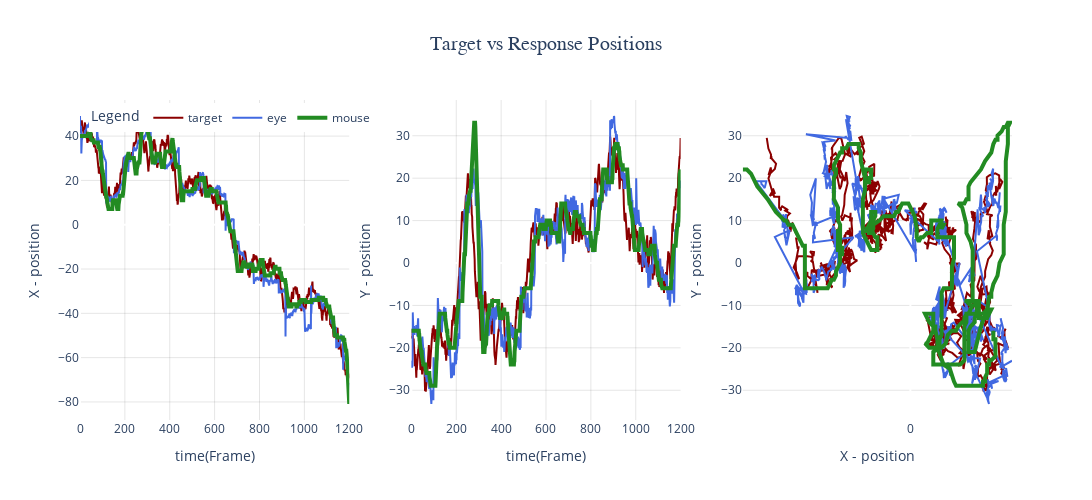

Here is the notebook cell this chart was saved with:
### Code cell
# plotyly plot a figure with subplots of "targetX" vs "eyeX",and "targetY vs "eyeY" using Plotly
import plotly.graph_objects as go
from plotly.subplots import make_subplots

# Create figure with subplots
fig = make_subplots(rows=1, cols=3)
# figsize
fig.update_layout(
    autosize=False,
    width=1200,
    height=500,
)



# Add traces
trialNum=4
fig.add_trace(go.Scatter(x=np.arange(0,1260), y=target[trialNum,:], mode='lines', name=None, line=dict(color='darkred', width=2), showlegend=False), row=1, col=1)
fig.add_trace(go.Scatter(x=np.arange(0,1260), y=eyeResp[trialNum,:], mode='lines', name=None, line=dict(color='royalblue', width=2), showlegend=False), row=1, col=1)
fig.add_trace(go.Scatter(x=np.arange(0,1260), y=targetY[trialNum,:], mode='lines', name=None, line=dict(color='darkred', width=2), showlegend=False), row=1, col=2)
fig.add_trace(go.Scatter(x=np.arange(0,1260), y=eyeRespY[trialNum,:], mode='lines', name=None, line=dict(color='royalblue', width=2), showlegend=False), row=1, col=2)
fig.add_trace(go.Scatter(x=np.arange(0,1260), y=mouseResp[trialNum,:], mode='lines', name=None, line=dict(color='forestgreen', width=4), showlegend=False), row=1, col=1)
fig.add_trace(go.Scatter(x=np.arange(0,1260), y=mouseRespY[trialNum,:], mode='lines', name=None, line=dict(color='forestgreen', width=4), showlegend=False), row=1, col=2)
fig.add_trace(go.Scatter(x=target[trialNum,:], y=targetY[trialNum,:], mode='lines', name='target', line=dict(color='darkred', width=2)), row=1, col=3)
fig.add_trace(go.Scatter(x=eyeResp[trialNum,:], y=eyeRespY[trialNum,:], mode='lines', name='eye', line=dict(color='royalblue', width=2)), row=1, col=3)
fig.add_trace(go.Scatter(x=mouseResp[trialNum,:], y=mouseRespY[trialNum,:], mode='lines', name='mouse', line=dict(color='forestgreen', width=4)), row=1, col=3)
# Update xaxis properties
fig.update_xaxes(title_text="time(Frame)", row=1, col=1)
fig.update_xaxes(range=[-10, 1260], row=1, col=1)
fig.update_xaxes(range=[-10, 1260], row=1, col=2)
fig.update_xaxes(title_text="time(Frame)", row=1, col=2)
fig.update_xaxes(title_text="X - position", row=1, col=3)

# Update xaxis properties
fig.update_xaxes(title_text="time(Frame)", row=1, col=1, range=[0, 1200], dtick=200)
fig.update_xaxes(title_text="time(Frame)", row=1, col=2, range=[0, 1200], dtick=200)
fig.update_xaxes(title_text="X - position", row=1, col=3, dtick=200)
# Update yaxis properties
fig.update_yaxes(title_text="X - position", row=1, col=1)
fig.update_yaxes(title_text="Y - position", row=1, col=2)
fig.update_yaxes(title_text="Y - position", row=1, col=3)


fig.update_layout(
    plot_bgcolor='white',
    # paper_bgcolor='black'
    # add grid
    xaxis=dict(showgrid=True, gridwidth=1, gridcolor='rgba(0,0,0,0.1)'),
    yaxis=dict(showgrid=True, gridwidth=1, gridcolor='rgba(0,0,0,0.1)'),
    # grid needs to be in each subplot
    xaxis2=dict(showgrid=True, gridwidth=1, gridcolor='rgba(0,0,0,0.1)'),
    yaxis2=dict(showgrid=True, gridwidth=1, gridcolor='rgba(0,0,0,0.1)'),
    xaxis3=dict(showgrid=True, gridwidth=1, gridcolor='rgba(0,0,0,0.1)'),
    yaxis3=dict(showgrid=True, gridwidth=1, gridcolor='rgba(0,0,0,0.1)')

)

# # legend name label is target, eye, mouse
fig.update_layout(legend_title_text='Legend')
fig.update_layout(legend=dict(yanchor="top", y=0.99, xanchor="left", x=0.01))
fig.update_layout(legend=dict(orientation="h"))
# fig.update_layout(legend=dict(x=0.5, y=1.2))
# fig.update_layout(legend=dict(x=0.5, y=1.2, bgcolor='rgba(0,0,0,0)'))
# fig.update_layout(legend=dict(x=0.5, y=1.2, bgcolor='rgba(0,0,0,0)', bordercolor='black', borderwidth=2))

# # title
fig.update_layout(title_text="Target vs Response Positions", title_x=0.5, title_font_size=20, title_font_family="Arial")

fig.show()

### Figure 1 — Plotly figure (JSON) as saved in the notebook; plotly's stock layout.template omitted (floating-point values rounded to 4 significant figures; data arrays with more than 128 entries replaced by an {"elided": "..."} marker saying what was removed)
{"data": [{"line": {"color": "darkred", "width": 2}, "mode": "lines", "showlegend": false, "type": "scatter", "x": {"elided": "1260 int values"}, "xaxis": "x", "y": {"elided": "1201 float values"}, "yaxis": "y"}, {"line": {"color": "royalblue", "width": 2}, "mode": "lines", "showlegend": false, "type": "scatter", "x": {"elided": "1260 int values"}, "xaxis": "x", "y": {"elided": "1201 float values"}, "yaxis": "y"}, {"line": {"color": "darkred", "width": 2}, "mode": "lines", "showlegend": false, "type": "scatter", "x": {"elided": "1260 int values"}, "xaxis": "x2", "y": {"elided": "1201 float values"}, "yaxis": "y2"}, {"line": {"color": "royalblue", "width": 2}, "mode": "lines", "showlegend": false, "type": "scatter", "x": {"elided": "1260 int values"}, "xaxis": "x2", "y": {"elided": "1201 float values"}, "yaxis": "y2"}, {"line": {"color": "forestgreen", "width": 4}, "mode": "lines", "showlegend": false, "type": "scatter", "x": {"elided": "1260 int values"}, "xaxis": "x", "y": {"elided": "1201 float values"}, "yaxis": "y"}, {"line": {"color": "forestgreen", "width": 4}, "mode": "lines", "showlegend": false, "type": "scatter", "x": {"elided": "1260 int values"}, "xaxis": "x2", "y": {"elided": "1201 float values"}, "yaxis": "y2"}, {"line": {"color": "darkred", "width": 2}, "mode": "lines", "name": "target", "type": "scatter", "x": {"elided": "1201 float values"}, "xaxis": "x3", "y": {"elided": "1201 float values"}, "yaxis": "y3"}, {"line": {"color": "royalblue", "width": 2}, "mode": "lines", "name": "eye", "type": "scatter", "x": {"elided": "1201 float values"}, "xaxis": "x3", "y": {"elided": "1201 float values"}, "yaxis": "y3"}, {"line": {"color": "forestgreen", "width": 4}, "mode": "lines", "name": "mouse", "type": "scatter", "x": {"elided": "1201 float values"}, "xaxis": "x3", "y": {"elided": "1201 float values"}, "yaxis": "y3"}], "layout": {"autosize": false, "height": 500, "legend": {"orientation": "h", "title": {"text": "Legend"}, "x": 0.01, "xanchor": "left", "y": 0.99, "yanchor": "top"}, "plot_bgcolor": "white", "title": {"font": {"family": "Arial", "size": 20}, "text": "Target vs Response Positions", "x": 0.5}, "width": 1200, "xaxis": {"anchor": "y", "domain": [0, 0.2889], "dtick": 200, "gridcolor": "rgba(0,0,0,0.1)", "gridwidth": 1, "range": [0, 1200], "showgrid": true, "title": {"text": "time(Frame)"}}, "xaxis2": {"anchor": "y2", "domain": [0.3556, 0.6444], "dtick": 200, "gridcolor": "rgba(0,0,0,0.1)", "gridwidth": 1, "range": [0, 1200], "showgrid": true, "title": {"text": "time(Frame)"}}, "xaxis3": {"anchor": "y3", "domain": [0.7111, 1], "dtick": 200, "gridcolor": "rgba(0,0,0,0.1)", "gridwidth": 1, "showgrid": true, "title": {"text": "X - position"}}, "yaxis": {"anchor": "x", "domain": [0, 1], "gridcolor": "rgba(0,0,0,0.1)", "gridwidth": 1, "showgrid": true, "title": {"text": "X - position"}}, "yaxis2": {"anchor": "x2", "domain": [0, 1], "gridcolor": "rgba(0,0,0,0.1)", "gridwidth": 1, "showgrid": true, "title": {"text": "Y - position"}}, "yaxis3": {"anchor": "x3", "domain": [0, 1], "gridcolor": "rgba(0,0,0,0.1)", "gridwidth": 1, "showgrid": true, "title": {"text": "Y - position"}}}}
